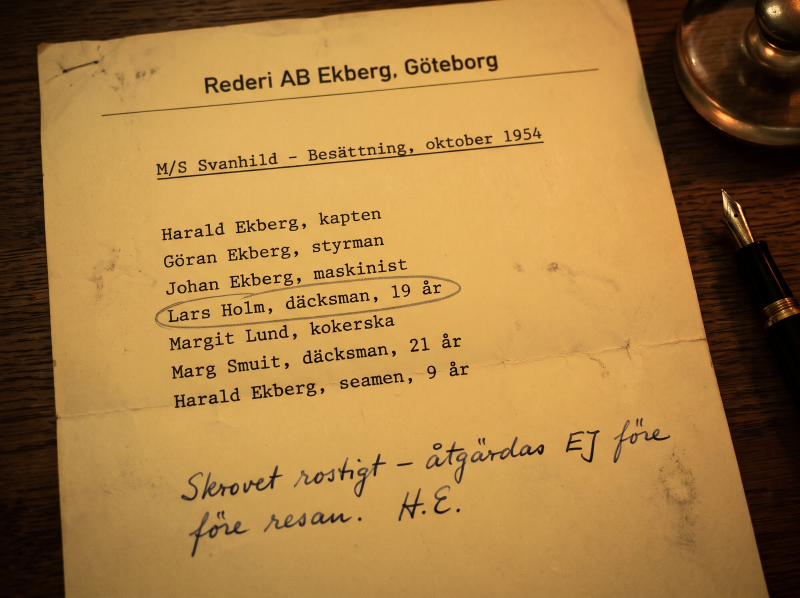
#> input picture bilder/bonus-1.jpg, 2400 x 1792 px (shown at 1/3 size)
$ python ratta-datum-lucka06.py ../bilder/bonus-1.jpg ../bilder/bonus-2.jpg
#> lines starting #> are read from the running program, lines starting #| are printed output that depends on the picture; after the words box and inside, x2 and y2 are one past the last pixel; in counts of white or black regions, pixels touching at a corner belong together
# Byter "Dec." mot "28 nov." i brevbiten i lucka-06: Harald dog 30 nov, och brevet skrevs den 28:e.
# Körs: python3 scripts/ratta-datum-lucka06.py <in.jpg> <ut.jpg>
import sys, cv2, numpy as np
from PIL import Image, ImageDraw, ImageFont, ImageFilter
src, ut = sys.argv[1], sys.argv[2]
img = cv2.imread(src)
#> img is the input picture: shape (1792, 2400, 3); mean B, G, R 66, 125.2, 166.3
mask = np.zeros(img.shape[:2], np.uint8)
cv2.rectangle(mask, (1376, 812), (1520, 860), 255, -1)
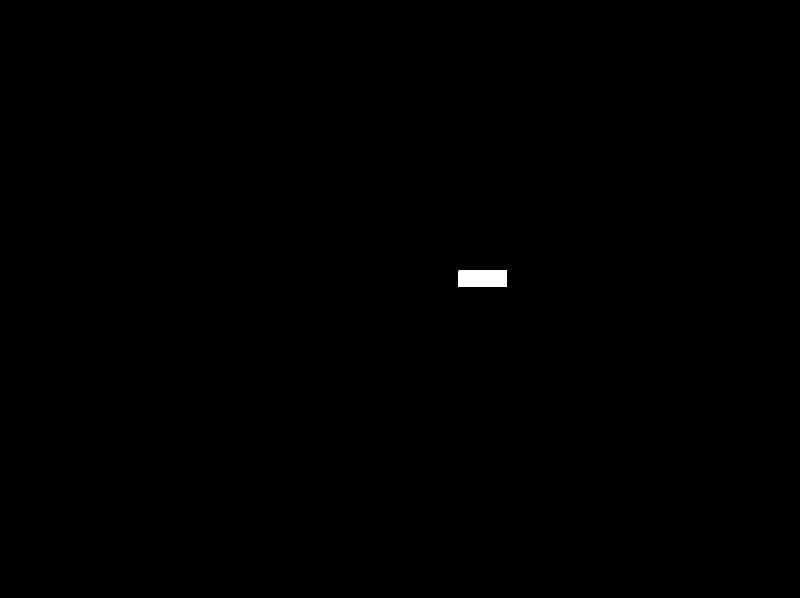
#> mask: shape (1792, 2400) (shown at 1/3 size); 0.17% white; 1 white region, box (x1, y1, x2, y2) and area: (1376, 812, 1521, 861) 7105
ren = cv2.inpaint(img, mask, 9, cv2.INPAINT_TELEA)
brus = (np.random.default_rng(1962).normal(0, 2.2, img.shape)).astype(np.float32)
m = cv2.GaussianBlur(mask.astype(np.float32) / 255, (0, 0), 3)[..., None]
ren = np.clip(ren + brus * m, 0, 255).astype(np.uint8)
bas = Image.fromarray(cv2.cvtColor(ren, cv2.COLOR_BGR2RGB)).convert("RGBA")
W, H, SS = 300, 80, 4
lager = Image.new("RGBA", (W * SS, H * SS), (0, 0, 0, 0))
#> lager: PIL image 1200x320 RGBA; every value is 0
d = ImageDraw.Draw(lager)
d.text((6 * SS, 10 * SS), "28 nov.", font=ImageFont.truetype("/home/rabnoralex/docker/nextcloud/custom_apps/richdocuments/fonts/Caveat-wght.ttf", 50 * SS), fill=(92, 76, 56, 225))
lager = lager.transform(lager.size, Image.AFFINE, (1, 0.28, 0, 0, 1, 0), resample=Image.BICUBIC).rotate(-1, resample=Image.BICUBIC).resize((W, H), Image.LANCZOS).filter(ImageFilter.GaussianBlur(1.2))
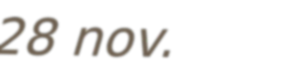
#> lager: PIL image 300x80 RGBA; mean R, G, B, A 10.2, 8.6, 6.2, 16; transparent parts drawn white
bbox = lager.getbbox()
#> bbox = (0, 14, 173, 60)
bas.alpha_composite(lager, (1510 - bbox[2], 836 - (bbox[1] + bbox[3]) // 2))
cv2.imwrite(ut, cv2.cvtColor(np.asarray(bas.convert("RGB"), dtype=np.uint8), cv2.COLOR_RGB2BGR), [cv2.IMWRITE_JPEG_QUALITY, 94])
